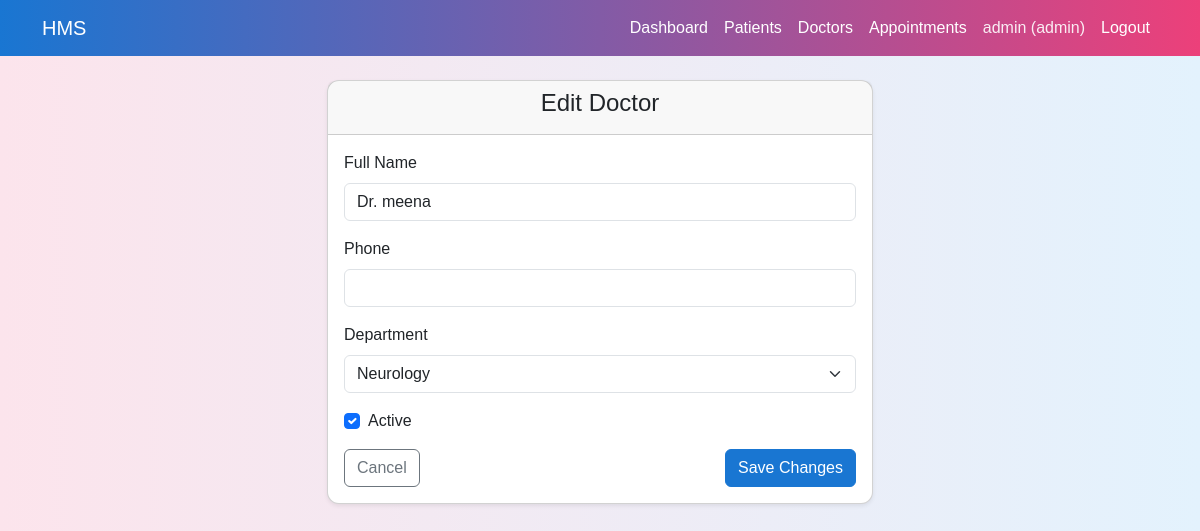
Page /admin/doctors/edit/2 (signed in) on the committed database.
### models.py (models this page shows, shortened)
class Doctor(db.Model):
    __tablename__="doctors"
    id=db.Column(db.Integer,primary_key=True)
    user_id=db.Column(db.Integer,db.ForeignKey("users.id"),nullable=False)
    department_id=db.Column(db.Integer,db.ForeignKey("departments.id"))
    full_name=db.Column(db.String(120),nullable=False)
    phone=db.Column(db.String(20))
    about=db.Column(db.Text)
    experience_years=db.Column(db.Integer)
    is_active=db.Column(db.Boolean, default=True)
    user=db.relationship("User",back_populates="doctor_profile")
    department=db.relationship("Department",back_populates="doctors")
    appointments=db.relationship("Appointment",back_populates="doctor")
    availabilities=db.relationship("DoctorAvailability",back_populates="doctor")

class Department(db.Model):
    __tablename__="departments"
    id=db.Column(db.Integer,primary_key=True)
    name=db.Column(db.String(80),unique=True,nullable=False)
    description=db.Column(db.Text)
    doctors=db.relationship("Doctor",back_populates="department")

### app.py (the view, shortened to what this page needs)
    @app.route('/admin/doctors/edit/<int:id>',methods=['GET','POST'])
    def admin_edit_doctor(id):
        if session.get('role') !='admin':
            return redirect(url_for('login'))
        doctor=Doctor.query.get_or_404(id)
        departments=Department.query.all()
        return render_template(
            'admin_edit_doctor.html',
            doctor=doctor,
            departments=departments
        )

### templates/admin_edit_doctor.html (shortened to what this page needs)
{% extends "base.html" %}
{% block content %}
<div class="row justify-content-center">
    <div class="col-md-6">
        <div class="card shadow-sm">
            <div class="card-header text-center">
                <h4>Edit Doctor</h4>
            </div>
            <div class="card-body">
                <form method="post">
                    <div class="mb-3">
                        <label class="form-label">Full Name</label>
                        <input type="text" name="full_name" class="form-control"
                               value="{{ doctor.full_name }}" required>
                    </div>
                    <div class="mb-3">
                        <label class="form-label">Phone</label>
                        <input type="text" name="phone" class="form-control"
                               value="{{ doctor.phone or '' }}">
                    </div>
                    <div class="mb-3">
                        <label class="form-label">Department</label>
                        <select name="department" class="form-select">
                            {% for dept in departments %}
                                <option value="{{ dept.id }}"
                                        {% if doctor.department_id == dept.id %}selected{% endif %}>
                                    {{ dept.name }}
                                </option>
                            {% endfor %}
                        </select>
                    </div>
                    <div class="form-check mb-3">
                        <input class="form-check-input" type="checkbox" name="is_active"
                               id="is_active" {% if doctor.is_active %}checked{% endif %}>
                        <label class="form-check-label" for="is_active">
                            Active
                        </label>
                    </div>
                    <div class="d-flex justify-content-between">
                        <a href="{{ url_for('admin_doctors') }}" class="btn btn-outline-secondary">
                            Cancel
                        </a>
                        <button type="submit" class="btn btn-primary">
                            Save Changes
                        </button>
                    </div>
                </form>
            </div>
        </div>
    </div>
</div>
{% endblock %}

### static/css/styles.css (style rules this page uses)
body { font-family: Arial, sans-serif; }

### templates/base.html (style rules this page uses)
body { background: linear-gradient(90deg, #fce4ec, #e3f2fd); min-height: 100vh; }
.card { border-radius: 12px; box-shadow: 0 4px 12px rgba(0, 0, 0, 0.08); }
.btn-primary { background-color: #1976d2; border-color: #1976d2; }

### rows in the picture
Doctor: full_name "Dr. meena", department "Neurology", is_active "☑"

### other values in the picture
{{ session.get('username') }} "admin"
{{ session.get('role') }} "admin"
